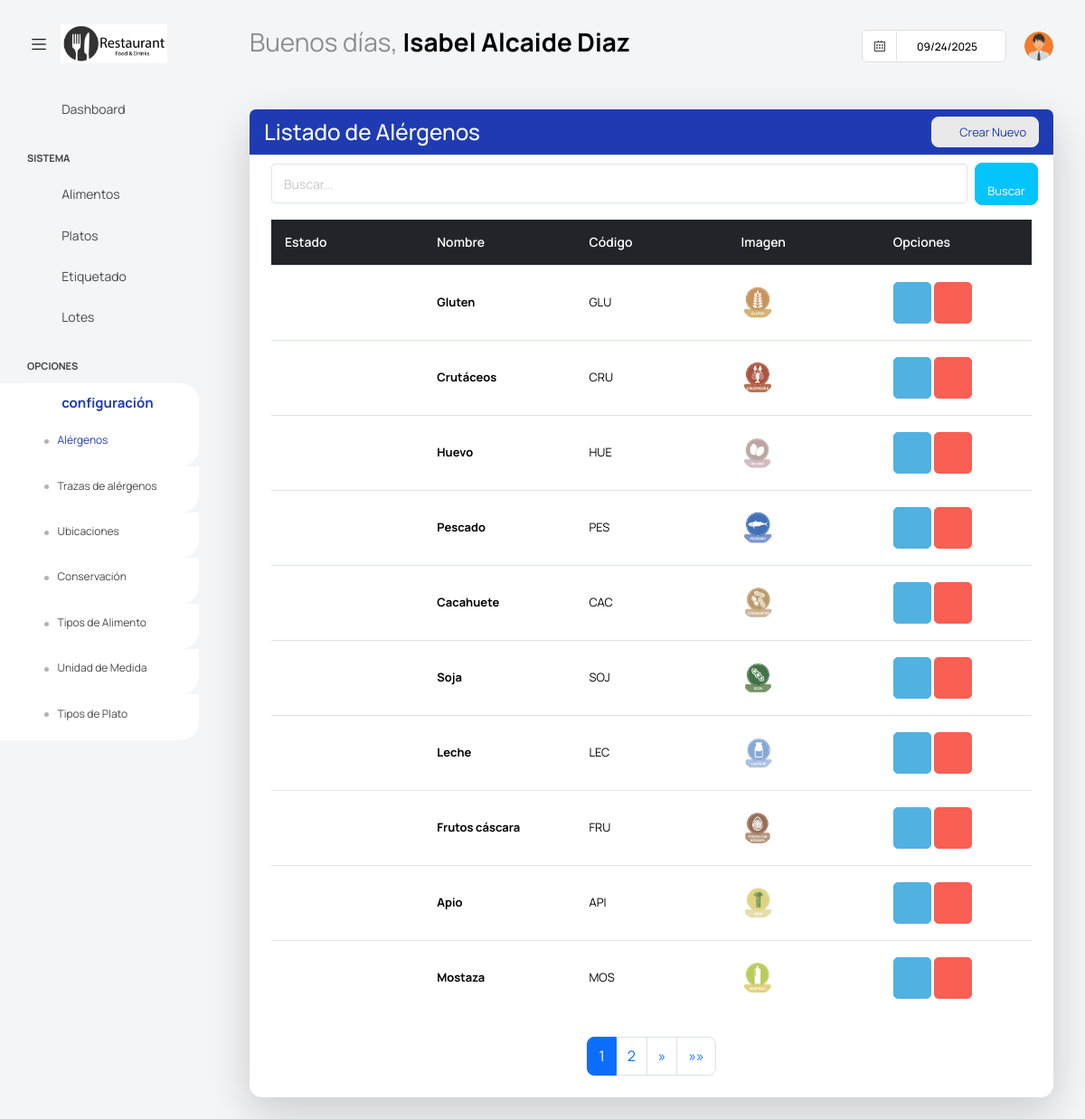
The app's page /dashuser/alergenos_lista/ (signed in) with its own data.
### app/super/models.py (models this page shows, shortened)
class UserProfile(models.Model):
    centro = models.ForeignKey('Centros' ,on_delete=models.CASCADE, null=True, blank =True)
    user = models.OneToOneField(User, on_delete=models.CASCADE)
    username = models.CharField(max_length=100)
    password = models.CharField(max_length=100)
    nombre = models.CharField(max_length=100)
    apellidos = models.CharField(max_length=100)
    cargo = models.CharField(max_length=100, blank=True, null=True)
    imagen = models.ImageField(default='users/default.png', upload_to='users/', null=True, blank =True)
    estado =models.BooleanField(default=True)

### app/dashuser/models.py (models this page shows, shortened)
class Alergenos(ModeloBaseCentro):
    nombre = models.CharField('Nombre', max_length=100)
    codigo = models.CharField(max_length=10, blank=True, null=True)
    imagen = models.ImageField(default='alergenos/default.jpg', upload_to='alergenos/', blank=True, null=True)
    estado = models. BooleanField(default=True)
    class Meta:
        verbose_name = 'Alergeno'
        verbose_name_plural = "Alergenos"
        unique_together = ('nombre', 'centro')  # Evitamos duplicados de alérgenos en el mismo centro

### app/dashuser/views.py (the view)
# urls.py: path('alergenos_lista/', AlergenosList.as_view(), name='AlergenosList'),
class AlergenosList(PaginationMixin, LoginRequiredMixin, ListView):
    model = Alergenos
    template_name = 'dashuser/listar_alergenos.html'
    context_object_name = 'alergenos'
    paginate_by = 10  # Número de registros por página
    def get_queryset(self):
        try:
            user_profile = UserProfile.objects.filter(user=self.request.user).first()
            if user_profile and user_profile.centro:
                centro = user_profile.centro
                queryset = Alergenos.objects.filter(centro=centro).order_by('id')
                search_query = self.request.GET.get('buscar')
                if search_query:
                    queryset = queryset.filter(
                        Q(nombre__icontains=search_query) |
                        Q(codigo__icontains=search_query)
                    )
                return queryset
            else:
                return Alergenos.objects.none()
        except ObjectDoesNotExist:
            return Alergenos.objects.none()
    def get_context_data(self, **kwargs):
        context = super().get_context_data(**kwargs)
        context.update(datos_centro(self.request))
        if not context['alergenos'].exists():
            context['mensaje'] = "No tiene alérgenos asociados."
        return context

### app/core/mixins.py (called while the page is built)
    def get_context_data(self, **kwargs):
        context = super().get_context_data(**kwargs)
        page_obj = context.get('page_obj')
        if page_obj:
            current_page = page_obj.number
            total_pages = page_obj.paginator.num_pages
            window = self.pagination_window_size
            if total_pages <= (window * 2) + 1:
                context['custom_page_range'] = range(1, total_pages + 1)
            elif current_page <= window:
                context['custom_page_range'] = range(1, (window * 2) + 2)
            elif current_page >= total_pages - window:
                context['custom_page_range'] = range(total_pages - (window * 2), total_pages + 1)
            else:
                context['custom_page_range'] = range(current_page - window, current_page + window + 1)
        return context

### templates/dashuser/listar_alergenos.html (shortened to what this page needs)
{% extends "base.html" %}
{% block content %}
<div class="content-wrapper">
    <div class="card shadow-lg">
        <div class="card-header bg-primary text-white d-flex justify-content-between align-items-center">
            <h3 class="m-0">Listado de Alérgenos</h3>
            <a class="btn btn-light btn-sm rounded text-primary" onclick="abrir_modal_edicion('{% url 'dashuser:AlergenosCreate' %}')">
                <i class="fa fa-plus-circle"></i>&nbsp; Crear Nuevo
            </a>
        </div>
        <div class="card-body">
            <form method="get" class="row g-2 align-items-center">
                <div class="col-md-11">
                    <input type="text" class="form-control form-control-sm" placeholder="Buscar..." name="buscar">
                </div>
                <div class="col-md-1 d-flex justify-content">
                    <button type="submit" class="btn btn-secondary btn-sm rounded" >
                        <i class="fa fa-search"></i>&nbsp; Buscar
                    </button>
                </div>
            </form>
            {% if alergenos %}
            <div class="table-wrapper">
                <table class="table table-hover tabla-responsive align-middle" style="table-layout: fixed;">
                    <thead class="table-dark">
                        <tr>
                            <th>Estado</th>
                            <th>Nombre</th>
                            <th>Código</th>
                            <th>Imagen</th>
                            <th>Opciones</th>
                        </tr>
                    </thead>
                    <tbody>
                        {% for alergeno in alergenos %}
                        <tr>
                            <td data-label="Estado">
                                {% if alergeno.estado %}
                                    <i class="fa fa-circle text-success fs-6"></i>
                                {% else %}
                                    <i class="fa fa-circle text-danger fs-6"></i>
                                {% endif %}
                            </td>
                            <td data-label="Nombre" class="fw-bold">{{ alergeno.nombre }}</td>
                            <td data-label="Código">{{ alergeno.codigo }}</td>
                            <td data-label="Imagen"><img src="{{ alergeno.imagen.url }}"></td>
                            <td data-label="Opciones">
                                <a class="btn btn-info" style="--bs-btn-padding-y: 14px; --bs-btn-padding-x: 14px;" onclick="abrir_modal_edicion('{% url 'dashuser:AlergenosUpdate' alergeno.id %}')" data-toggle="tooltip" title="Editar Alérgeno">
                                    <i class="fa fa-pencil"></i>
                                </a>
                                <a class="btn btn-danger" style="--bs-btn-padding-y: 14px; --bs-btn-padding-x: 14px;" onclick="abrir_modal_edicion('{% url 'dashuser:AlergenosDelete' alergeno.id %}')" data-toggle="tooltip" title="Eliminar Alérgeno">
                                    <i class="fa fa-trash"></i>
                                </a>
                            </td>
                        </tr>
                        {% endfor %}
                    </tbody>
                </table>
            </div>
            {% include "core/pagination.html" %}
            {% else %}
            <div class="alert alert-warning text-center mt-3">
                <i class="fa fa-exclamation-circle"></i> No se encontraron alérgenos.
            </div>
            {% endif %}
        </div>
</div>
{% endblock content %}

### templates/base.html (shortened to what this page needs)
{% load static %}
<html lang="es">
<head>
  <link href={% static "vendor/feather/feather.css" %} rel="stylesheet">
  <link href={% static "vendor/mdi/css/materialdesignicons.min.css" %} rel="stylesheet">
  <link href={% static "vendor/ti-icons/css/themify-icons.css" %} rel="stylesheet">
  <link href={% static "vendor/font-awesome/css/font-awesome.min.css" %} rel="stylesheet">
  <link href={% static "vendor/typicons/typicons.css" %} rel="stylesheet">
  <link href={% static "vendor/simple-line-icons/css/simple-line-icons.css" %} rel="stylesheet">
  <link href={% static "vendor/css/vendor.bundle.base.css" %} rel="stylesheet">
  <link href={% static "vendor/bootstrap-datepicker/bootstrap-datepicker.min.css" %} rel="stylesheet">
  <link href={% static "js/select.dataTables.min.css" %} rel="stylesheet" type="text/css" >
  <link rel="stylesheet" href={% static "css/style.css" %}>
</head>
  <body class="with-welcome-text">
    <div class="container-scroller">
      <nav class="navbar default-layout col-lg-12 col-12 p-0 fixed-top d-flex align-items-top flex-row">
        <div class="text-center navbar-brand-wrapper d-flex align-items-center justify-content-start">
          <div class="me-3">
            <button class="navbar-toggler navbar-toggler align-self-center" type="button" data-bs-toggle="minimize">
              <span class="icon-menu"></span>
            </button>
          </div>
          <div>
            <a class="navbar-brand brand-logo" href="index.html">
              <img src="{{ imagen_centro_url }}" style="width:150px !important; height:auto;" alt="{{ centro.nombre }}">
            </a>
          </div>
        </div>
        <div class="navbar-menu-wrapper d-flex align-items-top">
          <ul class="navbar-nav">
            <li class="nav-item fw-semibold d-none d-lg-block ms-0">
              <h1 class="welcome-text">{{ saludo }}, <span class="text-black fw-bold">{{ nombre }} {{ apellidos }}</span></h1>
          </ul>
          <ul class="navbar-nav ms-auto">
            <li class="nav-item d-none d-lg-block">
              <div id="datepicker-popup" class="input-group date datepicker navbar-date-picker">
                <span class="input-group-addon input-group-prepend border-right">
                  <span class="icon-calendar input-group-text calendar-icon"></span>
                </span>
                <input type="text" class="form-control">
              </div>
            </li>
            <li class="nav-item dropdown d-none d-lg-block user-dropdown">
              <a class="nav-link" id="UserDropdown" href="#" data-bs-toggle="dropdown" aria-expanded="false">
                <img class="img-xs rounded-circle" src="{{ imagen_user_url }}" alt="Profile image"> </a>
            </li>
          </ul>
        </div>
      </nav>
    <div class="container-fluid page-body-wrapper">
      <nav class="sidebar sidebar-offcanvas" id="sidebar">
        <ul class="nav">
          <li class="nav-item">
            <a class="nav-link" href="{% url 'dashuser:home' %}">
              <i class="mdi mdi-grid-large menu-icon"></i>
              <span class="menu-title">Dashboard</span>
            </a>
          </li>
          <li class="nav-item nav-category">Sistema</li>
            <li class="nav-item">
              <a class="nav-link" href="{% url 'dashuser:AlimentoList' %}">
                <i class="menu-icon mdi mdi-food-variant"></i>
                <span class="menu-title">Alimentos</span>
              </a>
            </li>
            <li class="nav-item">
              <a class="nav-link" href="{% url 'platos:PlatoList' %}">
                <i class="menu-icon mdi mdi-food-turkey"></i>
                <span class="menu-title">Platos</span>
              </a>
            </li>
            <li class="nav-item">
              <a class="nav-link" href="{% url 'platos:generar_etiqueta' %}">
                <i class="menu-icon mdi mdi-tag"></i>
                <span class="menu-title">Etiquetado</span>
              </a>
            </li>
            <li class="nav-item">
              <a class="nav-link" href="{% url 'platos:LotesResumenListView' %}">
                <i class="menu-icon mdi mdi-package-variant"></i>
                <span class="menu-title">Lotes</span>
              </a>
            </li>
          <li class="nav-item nav-category">Opciones</li>
            <li class="nav-item">
              <a class="nav-link" data-bs-toggle="collapse" href="#confi" aria-expanded="false" aria-controls="confi">
                <i class="menu-icon mdi mdi-filter"></i>
                <span class="menu-title">configuración</span>
                <i class="menu-arrow"></i>
              </a>
              <div class="collapse" id="confi">
                <ul class="nav flex-column sub-menu">
                  <li class="nav-item"> <a class="nav-link" href="{% url 'dashuser:AlergenosList' %}">Alérgenos</a></li>
                </ul>
                <ul class="nav flex-column sub-menu">
                  <li class="nav-item"> <a class="nav-link" href="{% url 'dashuser:TrazasList' %}">Trazas de alérgenos</a></li>
                </ul>
                <ul class="nav flex-column sub-menu">
                  <li class="nav-item"> <a class="nav-link" href="{% url 'dashuser:LocalizacionList' %}">Ubicaciones</a></li>
                </ul>
                <ul class="nav flex-column sub-menu">
                  <li class="nav-item"> <a class="nav-link" href="{% url 'dashuser:ConservacionList' %}">Conservación</a></li>
                </ul>
                <ul class="nav flex-column sub-menu">
                  <li class="nav-item"> <a class="nav-link" href="{% url 'dashuser:TipoAlimentoList' %}">Tipos de Alimento</a></li>
                </ul>
                <ul class="nav flex-column sub-menu">
                  <li class="nav-item"> <a class="nav-link" href="{% url 'dashuser:UnidadDeMedidaList' %}">Unidad de Medida</a></li>
                </ul>
                <ul class="nav flex-column sub-menu">
                  <li class="nav-item"> <a class="nav-link" href="{% url 'platos:TipoPlatoList' %}">Tipos de Plato</a></li>
                </ul>
              </div>
            </li>
        </ul>
      </nav>
      <div class="main-panel">
          {% block content %}
          {% endblock content %}
      </div>
  </div>
</body>
</html>

### records on screen
UserProfile: nombre "Isabel", apellidos "Alcaide Diaz"
Alergenos: estado True (drawn), nombre "Gluten", codigo "GLU", imagen (picture)
Alergenos: estado True (drawn), nombre "Crutáceos", codigo "CRU", imagen (picture)
Alergenos: estado True (drawn), nombre "Huevo", codigo "HUE", imagen (picture)
Alergenos: estado True (drawn), nombre "Pescado", codigo "PES", imagen (picture)
Alergenos: estado True (drawn), nombre "Cacahuete", codigo "CAC", imagen (picture)
Alergenos: estado True (drawn), nombre "Soja", codigo "SOJ", imagen (picture)
Alergenos: estado True (drawn), nombre "Leche", codigo "LEC", imagen (picture)
Alergenos: estado True (drawn), nombre "Frutos cáscara", codigo "FRU", imagen (picture)
Alergenos: estado True (drawn), nombre "Apio", codigo "API", imagen (picture)
Alergenos: estado True (drawn), nombre "Mostaza", codigo "MOS", imagen (picture)

### other values on screen
{{ saludo }} "Buenos días"
{{ page }} "1" "2"
